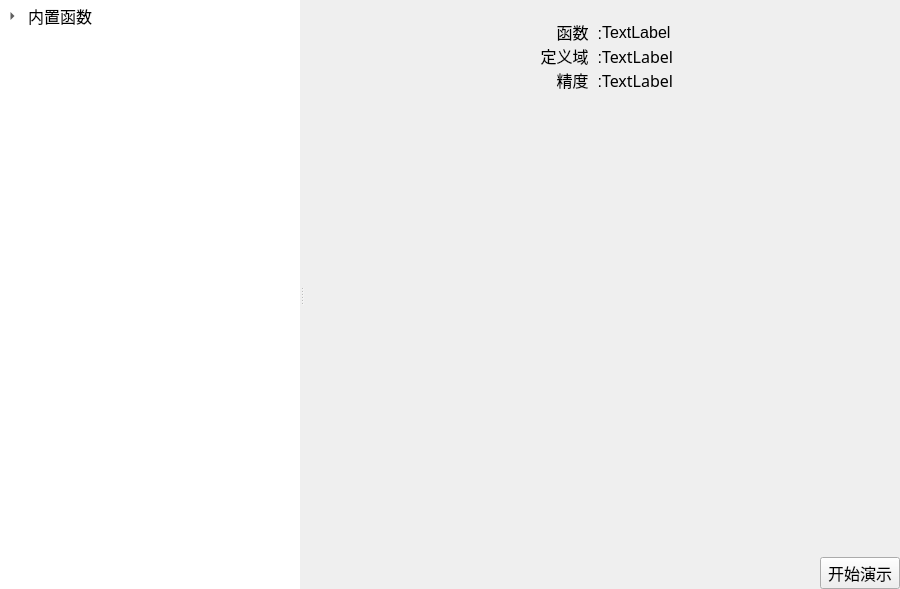
<?xml version="1.0" encoding="UTF-8"?>
<ui version="4.0">
 <class>FunctionProWidget</class>
 <widget class="QWidget" name="FunctionProWidget">
  <property name="geometry">
   <rect>
    <x>0</x>
    <y>0</y>
    <width>900</width>
    <height>589</height>
   </rect>
  </property>
  <property name="windowTitle">
   <string>Form</string>
  </property>
  <layout class="QVBoxLayout" name="verticalLayout_2">
   <property name="spacing">
    <number>0</number>
   </property>
   <property name="leftMargin">
    <number>0</number>
   </property>
   <property name="topMargin">
    <number>0</number>
   </property>
   <property name="rightMargin">
    <number>0</number>
   </property>
   <property name="bottomMargin">
    <number>0</number>
   </property>
   <item>
    <widget class="QSplitter" name="splitter">
     <property name="orientation">
      <enum>Qt::Horizontal</enum>
     </property>
     <widget class="QTreeWidget" name="functions_treeWidget">
      <property name="minimumSize">
       <size>
        <width>300</width>
        <height>0</height>
       </size>
      </property>
      <property name="maximumSize">
       <size>
        <width>300</width>
        <height>16777215</height>
       </size>
      </property>
      <property name="styleSheet">
       <string notr="true">QTreeWidget#functions_treeWidget {
	border: none;
}
QTreeWidget#functions_treeWidget::item{
	height: 32px;
}</string>
      </property>
      <property name="autoExpandDelay">
       <number>-1</number>
      </property>
      <property name="indentation">
       <number>25</number>
      </property>
      <property name="rootIsDecorated">
       <bool>true</bool>
      </property>
      <property name="itemsExpandable">
       <bool>true</bool>
      </property>
      <property name="animated">
       <bool>true</bool>
      </property>
      <property name="allColumnsShowFocus">
       <bool>false</bool>
      </property>
      <property name="wordWrap">
       <bool>false</bool>
      </property>
      <property name="headerHidden">
       <bool>true</bool>
      </property>
      <attribute name="headerCascadingSectionResizes">
       <bool>false</bool>
      </attribute>
      <attribute name="headerMinimumSectionSize">
       <number>31</number>
      </attribute>
      <attribute name="headerStretchLastSection">
       <bool>true</bool>
      </attribute>
      <column>
       <property name="text">
        <string>函数表达式</string>
       </property>
      </column>
      <item>
       <property name="text">
        <string>内置函数</string>
       </property>
       <property name="font">
        <font>
         <pointsize>12</pointsize>
         <italic>false</italic>
         <bold>false</bold>
        </font>
       </property>
       <item>
        <property name="text">
         <string>f(x) = x^2</string>
        </property>
        <property name="font">
         <font>
          <pointsize>10</pointsize>
         </font>
        </property>
       </item>
       <item>
        <property name="text">
         <string>f(x) = xcos(4x) + xsin(20x) + 2</string>
        </property>
        <property name="font">
         <font>
          <pointsize>10</pointsize>
         </font>
        </property>
       </item>
       <item>
        <property name="text">
         <string>Sphere 函数</string>
        </property>
        <property name="font">
         <font>
          <pointsize>10</pointsize>
         </font>
        </property>
       </item>
      </item>
     </widget>
     <widget class="QWidget" name="layoutWidget">
      <layout class="QVBoxLayout" name="verticalLayout">
       <property name="spacing">
        <number>0</number>
       </property>
       <item>
        <widget class="QStackedWidget" name="func_stackedWidget">
         <widget class="QWidget" name="powerFuncW">
          <layout class="QVBoxLayout" name="verticalLayout_3" stretch="1,100">
           <property name="spacing">
            <number>20</number>
           </property>
           <property name="leftMargin">
            <number>0</number>
           </property>
           <property name="topMargin">
            <number>20</number>
           </property>
           <property name="rightMargin">
            <number>0</number>
           </property>
           <property name="bottomMargin">
            <number>0</number>
           </property>
           <item>
            <layout class="QGridLayout" name="gridLayout">
             <property name="spacing">
              <number>0</number>
             </property>
             <item row="1" column="1">
              <widget class="QLabel" name="powerFuncDomain">
               <property name="font">
                <font>
                 <family>Microsoft YaHei</family>
                 <pointsize>12</pointsize>
                </font>
               </property>
               <property name="text">
                <string>TextLabel</string>
               </property>
              </widget>
             </item>
             <item row="2" column="1">
              <widget class="QLabel" name="powerFuncAccu">
               <property name="font">
                <font>
                 <family>Microsoft YaHei</family>
                 <pointsize>12</pointsize>
                </font>
               </property>
               <property name="text">
                <string>TextLabel</string>
               </property>
              </widget>
             </item>
             <item row="1" column="0">
              <widget class="QLabel" name="label_2">
               <property name="font">
                <font>
                 <pointsize>12</pointsize>
                </font>
               </property>
               <property name="text">
                <string>定义域  :</string>
               </property>
               <property name="alignment">
                <set>Qt::AlignRight|Qt::AlignTrailing|Qt::AlignVCenter</set>
               </property>
              </widget>
             </item>
             <item row="0" column="0">
              <widget class="QLabel" name="label_1">
               <property name="font">
                <font>
                 <pointsize>12</pointsize>
                </font>
               </property>
               <property name="text">
                <string>函数  :</string>
               </property>
               <property name="alignment">
                <set>Qt::AlignRight|Qt::AlignTrailing|Qt::AlignVCenter</set>
               </property>
              </widget>
             </item>
             <item row="2" column="0">
              <widget class="QLabel" name="label_3">
               <property name="font">
                <font>
                 <pointsize>12</pointsize>
                </font>
               </property>
               <property name="text">
                <string>精度  :</string>
               </property>
               <property name="alignment">
                <set>Qt::AlignRight|Qt::AlignTrailing|Qt::AlignVCenter</set>
               </property>
              </widget>
             </item>
             <item row="0" column="1">
              <widget class="QLabel" name="powerFuncName">
               <property name="font">
                <font>
                 <pointsize>12</pointsize>
                </font>
               </property>
               <property name="text">
                <string>TextLabel</string>
               </property>
              </widget>
             </item>
            </layout>
           </item>
           <item>
            <widget class="QCustomPlot" name="powerFuncPlot" native="true"/>
           </item>
          </layout>
         </widget>
         <widget class="QWidget" name="trigoFuncW">
          <layout class="QVBoxLayout" name="verticalLayout_4" stretch="1,100">
           <property name="spacing">
            <number>20</number>
           </property>
           <property name="leftMargin">
            <number>0</number>
           </property>
           <property name="topMargin">
            <number>20</number>
           </property>
           <property name="rightMargin">
            <number>0</number>
           </property>
           <property name="bottomMargin">
            <number>0</number>
           </property>
           <item>
            <layout class="QGridLayout" name="gridLayout_2">
             <property name="spacing">
              <number>0</number>
             </property>
             <item row="0" column="0">
              <widget class="QLabel" name="label_4">
               <property name="font">
                <font>
                 <pointsize>12</pointsize>
                </font>
               </property>
               <property name="text">
                <string>函数  :</string>
               </property>
               <property name="alignment">
                <set>Qt::AlignRight|Qt::AlignTrailing|Qt::AlignVCenter</set>
               </property>
              </widget>
             </item>
             <item row="0" column="1">
              <widget class="QLabel" name="trigoFuncName">
               <property name="font">
                <font>
                 <pointsize>12</pointsize>
                </font>
               </property>
               <property name="text">
                <string>TextLabel</string>
               </property>
              </widget>
             </item>
             <item row="1" column="0">
              <widget class="QLabel" name="label_5">
               <property name="font">
                <font>
                 <pointsize>12</pointsize>
                </font>
               </property>
               <property name="text">
                <string>定义域  :</string>
               </property>
               <property name="alignment">
                <set>Qt::AlignRight|Qt::AlignTrailing|Qt::AlignVCenter</set>
               </property>
              </widget>
             </item>
             <item row="1" column="1">
              <widget class="QLabel" name="trigoFuncDomain">
               <property name="font">
                <font>
                 <family>Microsoft YaHei</family>
                 <pointsize>12</pointsize>
                </font>
               </property>
               <property name="text">
                <string>TextLabel</string>
               </property>
              </widget>
             </item>
             <item row="2" column="0">
              <widget class="QLabel" name="label_6">
               <property name="font">
                <font>
                 <pointsize>12</pointsize>
                </font>
               </property>
               <property name="text">
                <string>精度  :</string>
               </property>
               <property name="alignment">
                <set>Qt::AlignRight|Qt::AlignTrailing|Qt::AlignVCenter</set>
               </property>
              </widget>
             </item>
             <item row="2" column="1">
              <widget class="QLabel" name="trigoFuncAccu">
               <property name="font">
                <font>
                 <family>Microsoft YaHei</family>
                 <pointsize>12</pointsize>
                </font>
               </property>
               <property name="text">
                <string>TextLabel</string>
               </property>
              </widget>
             </item>
            </layout>
           </item>
           <item>
            <widget class="QCustomPlot" name="trigoFuncPlot" native="true"/>
           </item>
          </layout>
         </widget>
         <widget class="QWidget" name="sphereFuncW">
          <layout class="QVBoxLayout" name="verticalLayout_5" stretch="1,100">
           <property name="spacing">
            <number>20</number>
           </property>
           <property name="leftMargin">
            <number>0</number>
           </property>
           <property name="topMargin">
            <number>20</number>
           </property>
           <property name="rightMargin">
            <number>0</number>
           </property>
           <property name="bottomMargin">
            <number>0</number>
           </property>
           <item>
            <layout class="QGridLayout" name="gridLayout_3">
             <item row="0" column="0">
              <widget class="QLabel" name="label_7">
               <property name="font">
                <font>
                 <pointsize>12</pointsize>
                </font>
               </property>
               <property name="text">
                <string>函数  :</string>
               </property>
               <property name="alignment">
                <set>Qt::AlignRight|Qt::AlignTrailing|Qt::AlignVCenter</set>
               </property>
              </widget>
             </item>
             <item row="0" column="1">
              <widget class="QLabel" name="sphereFuncName">
               <property name="font">
                <font>
                 <pointsize>12</pointsize>
                </font>
               </property>
               <property name="text">
                <string>TextLabel</string>
               </property>
              </widget>
             </item>
             <item row="1" column="0">
              <widget class="QLabel" name="label_8">
               <property name="font">
                <font>
                 <pointsize>12</pointsize>
                </font>
               </property>
               <property name="text">
                <string>定义域  :</string>
               </property>
               <property name="alignment">
                <set>Qt::AlignRight|Qt::AlignTrailing|Qt::AlignVCenter</set>
               </property>
              </widget>
             </item>
             <item row="1" column="1">
              <widget class="QLabel" name="sphereFuncDomain">
               <property name="font">
                <font>
                 <family>Microsoft YaHei</family>
                 <pointsize>12</pointsize>
                </font>
               </property>
               <property name="text">
                <string>TextLabel</string>
               </property>
              </widget>
             </item>
             <item row="2" column="0">
              <widget class="QLabel" name="label_9">
               <property name="font">
                <font>
                 <pointsize>12</pointsize>
                </font>
               </property>
               <property name="text">
                <string>精度  :</string>
               </property>
               <property name="alignment">
                <set>Qt::AlignRight|Qt::AlignTrailing|Qt::AlignVCenter</set>
               </property>
              </widget>
             </item>
             <item row="2" column="1">
              <widget class="QLabel" name="sphereFuncAccu">
               <property name="font">
                <font>
                 <family>Microsoft YaHei</family>
                 <pointsize>12</pointsize>
                </font>
               </property>
               <property name="text">
                <string>TextLabel</string>
               </property>
              </widget>
             </item>
             <item row="3" column="0">
              <widget class="QLabel" name="label_10">
               <property name="font">
                <font>
                 <pointsize>12</pointsize>
                </font>
               </property>
               <property name="text">
                <string>n 值  :</string>
               </property>
               <property name="alignment">
                <set>Qt::AlignRight|Qt::AlignTrailing|Qt::AlignVCenter</set>
               </property>
              </widget>
             </item>
             <item row="3" column="1">
              <widget class="QSpinBox" name="sphereNValueSpin">
               <property name="focusPolicy">
                <enum>Qt::NoFocus</enum>
               </property>
               <property name="readOnly">
                <bool>false</bool>
               </property>
               <property name="minimum">
                <number>4</number>
               </property>
               <property name="maximum">
                <number>12</number>
               </property>
              </widget>
             </item>
            </layout>
           </item>
           <item>
            <spacer name="verticalSpacer">
             <property name="orientation">
              <enum>Qt::Vertical</enum>
             </property>
             <property name="sizeHint" stdset="0">
              <size>
               <width>20</width>
               <height>376</height>
              </size>
             </property>
            </spacer>
           </item>
          </layout>
         </widget>
         <widget class="QWidget" name="GA_IntroW">
          <layout class="QVBoxLayout" name="verticalLayout_6">
           <property name="spacing">
            <number>0</number>
           </property>
           <property name="leftMargin">
            <number>0</number>
           </property>
           <property name="topMargin">
            <number>0</number>
           </property>
           <property name="rightMargin">
            <number>0</number>
           </property>
           <property name="bottomMargin">
            <number>0</number>
           </property>
           <item>
            <widget class="QLabel" name="gaIntroPic">
             <property name="font">
              <font>
               <pointsize>16</pointsize>
              </font>
             </property>
             <property name="text">
              <string>点击子项选择内置函数</string>
             </property>
             <property name="alignment">
              <set>Qt::AlignCenter</set>
             </property>
            </widget>
           </item>
          </layout>
         </widget>
        </widget>
       </item>
       <item>
        <layout class="QHBoxLayout" name="horizontalLayout">
         <item>
          <spacer name="horizontalSpacer_2">
           <property name="orientation">
            <enum>Qt::Horizontal</enum>
           </property>
           <property name="sizeHint" stdset="0">
            <size>
             <width>40</width>
             <height>20</height>
            </size>
           </property>
          </spacer>
         </item>
         <item>
          <spacer name="horizontalSpacer">
           <property name="orientation">
            <enum>Qt::Horizontal</enum>
           </property>
           <property name="sizeHint" stdset="0">
            <size>
             <width>40</width>
             <height>20</height>
            </size>
           </property>
          </spacer>
         </item>
         <item>
          <widget class="QPushButton" name="startDemo">
           <property name="font">
            <font>
             <pointsize>12</pointsize>
            </font>
           </property>
           <property name="text">
            <string>开始演示</string>
           </property>
          </widget>
         </item>
        </layout>
       </item>
      </layout>
     </widget>
    </widget>
   </item>
  </layout>
 </widget>
 <customwidgets>
  <customwidget>
   <class>QCustomPlot</class>
   <extends>QWidget</extends>
   <header>qcustomplot.h</header>
   <container>1</container>
  </customwidget>
 </customwidgets>
 <resources/>
 <connections/>
</ui>
